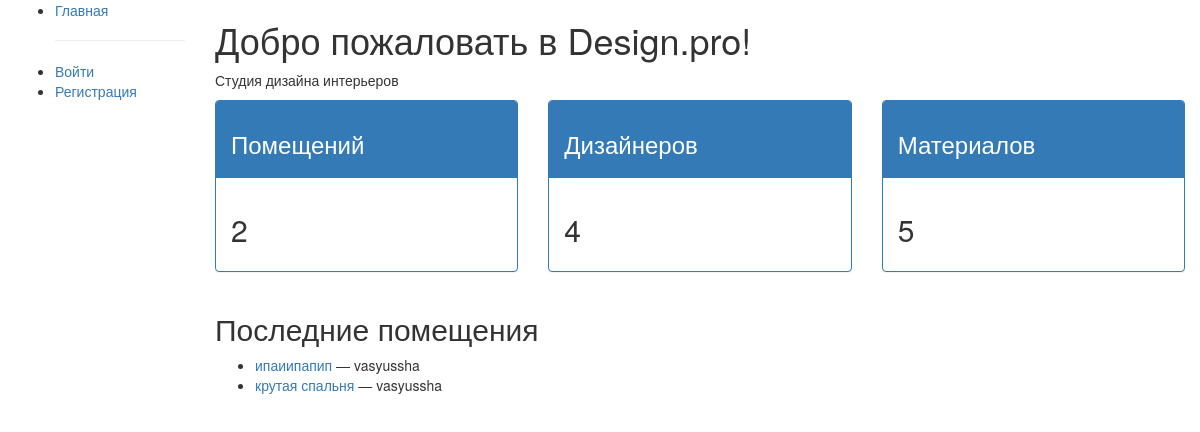
The page / on the database its author committed.
### studio/models.py (models this page shows, shortened)
class Room(models.Model):
    id = models.UUIDField(primary_key=True, default=uuid.uuid4, editable=False)
    user = models.ForeignKey(
        User,
        on_delete=models.CASCADE,
        verbose_name="Пользователь",
        related_name='rooms'
    )
    title = models.CharField(max_length=200, verbose_name="Название помещения")
    room_type = models.CharField(
        max_length=50,
        choices=[
            ('living', 'Гостиная'),
            ('bedroom', 'Спальня'),
            ('kitchen', 'Кухня'),
            ('bathroom', 'Ванная'),
            ('office', 'Кабинет'),
            ('other', 'Другое'),
        ],
        verbose_name="Тип помещения"
    )
    area = models.FloatField(verbose_name="Площадь (м²)", null=True, blank=True)
    description = models.TextField(
        blank=True,
        verbose_name="Описание пожеланий",
        help_text="Опишите, как вы хотите оформить это помещение"
    )
    plan_image = models.ImageField(
        upload_to='room_plans/',
        verbose_name="План помещения",
        help_text="Загрузите план или фото помещения"
    )
    created_at = models.DateTimeField(auto_now_add=True, verbose_name="Дата создания")
    updated_at = models.DateTimeField(auto_now=True, verbose_name="Дата обновления")
    STATUS_CHOICES = (
        ('new', 'Новое'),
        ('in_progress', 'В работе'),
        ('done', 'Готово'),
    )
    status = models.CharField(
        max_length=15,
        choices=STATUS_CHOICES,
        default='new',
        verbose_name="Статус"
    )
    class Meta:
        ordering = ['-created_at']
        verbose_name = "Помещение"
        verbose_name_plural = "Помещения"
        permissions = (("can_make_proposal", "Предлагать варианты оформления"),)
    def get_absolute_url(self):
        return reverse('room-detail', args=[str(self.id)])

### studio/views.py (the view)
# urls.py: path('', views.index, name='index'),
def index(request):
    num_rooms = Room.objects.count()
    num_designers = Designer.objects.count()
    num_materials = Material.objects.count()
    recent_rooms = Room.objects.all()[:2]
    designers = Designer.objects.all()[:2]
    recent_materials = Material.objects.all()[:2]
    context = {
        'num_rooms': num_rooms,
        'num_designers': num_designers,
        'num_materials': num_materials,
        'recent_rooms': recent_rooms,
        'designers': designers,
        'recent_materials': recent_materials,
    }
    return render(request, 'index.html', context)

### studio/templates/index.html
{% extends "base_generic.html" %}
{% block content %}
<h1>Добро пожаловать в Design.pro!</h1>
<p>Студия дизайна интерьеров</p>
<div class="row">
    <div class="col-md-4">
        <div class="panel panel-primary">
            <div class="panel-heading"><h3>Помещений</h3></div>
            <div class="panel-body"><h2>{{ num_rooms }}</h2></div>
        </div>
    </div>
    <div class="col-md-4">
        <div class="panel panel-primary">
            <div class="panel-heading"><h3>Дизайнеров</h3></div>
            <div class="panel-body"><h2>{{ num_designers }}</h2></div>
        </div>
    </div>
    <div class="col-md-4">
        <div class="panel panel-primary">
            <div class="panel-heading"><h3>Материалов</h3></div>
            <div class="panel-body"><h2>{{ num_materials }}</h2></div>
        </div>
    </div>
</div>
<h2>Последние помещения</h2>
<ul>
    {% for room in recent_rooms %}
    <li><a href="{{ room.get_absolute_url }}">{{ room.title }}</a> — {{ room.user.username }}</li>
    {% empty %}
    <p>Пока нет помещений.</p>
    {% endfor %}
</ul>
{% endblock %}

### rows shown on the page
Room: title "ипаиипапип", user.username "vasyussha"
Room: title "крутая спальня", user.username "vasyussha"

### other values the page prints
{{ num_rooms }} "2"
{{ num_designers }} "4"
{{ num_materials }} "5"
